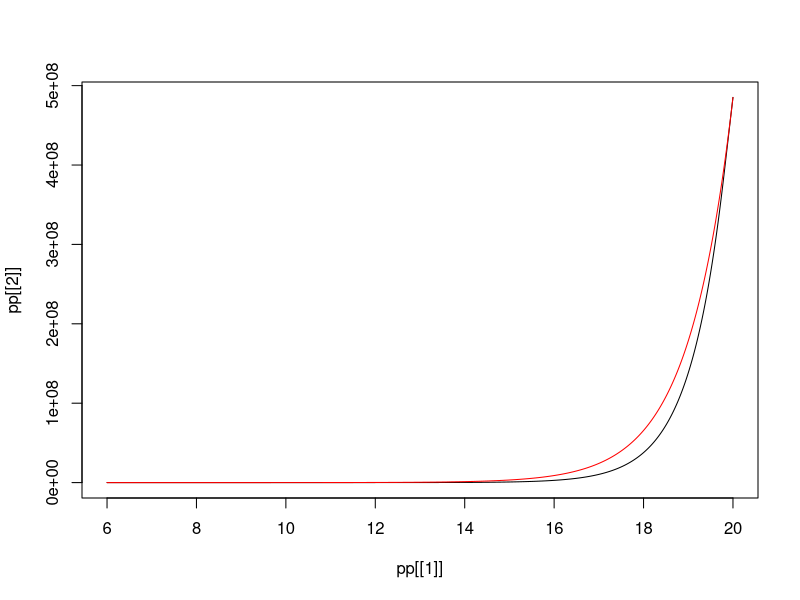

Generate this figure with R:
Res_Equ_Dif_derecha <- function(del1=0, yi=0){
  np = length(yi)
  yf = rep(0, np)

  y1 = yi[np]
  yf[1] = y1

  for (i in 2:np){
    y2 = y1 + del1 * yi[i-1]
    yf[i] = y2
    y1 = y2
  }
  res= yf
}


Res_Equ_Dif_izquierda <- function(del1=0, yi=0){
  np = length(yi)
  yf = rep(0, np)

  y2 = yi[1]
  yf[np] = y2

  for (i in (np-1):1){
    y1 = y2 - del1 * yi[i+1]
    yf[i] = y1
    y2 = y1
  }
  res= yf
}


procesa_drerecha <- function(tao=0, niter=0){
  t1 = 0
  t2 = tao
  del = .001
  ni = (t2-t1) / del + 1

  t = seq(t1, t2, length.out = ni)
  yi = rep(1, ni)

  tt = c()
  yy = c()

  for (i in 1:niter){
    to = (i-1)*tao + t 
    tt = c(tt, to)
    yi = Res_Equ_Dif_derecha(del, yi)
    yy = c(yy, yi)
  }
  ret = list(tt, yy)
}

procesa_izquierda <- function(tao=0, niter=0, tF){
  t2 = 0
  t1 = -tao
  del = .001
  ni = (t2-t1) / del

  t = seq(t1, t2, length.out = ni+1)
  yF = exp(tF)
  yi = rep(yF, ni+1)
  
  tt = c()
  yy = c()  
  
  tA = tF + t

  for (i in 1:niter){
    tt = c(tA, tt)
    tA = tA - tao
    yi = Res_Equ_Dif_izquierda(del, yi)
    yy = c(yi, yy)
  }
  ret = list(tt, yy)
}

pp = procesa_izquierda(tao=.2, niter=70, 20)

plot(pp[[1]], pp[[2]], type='l')

mt = exp(pp[[1]])

points (pp[[1]], mt, type='l', col='red')


